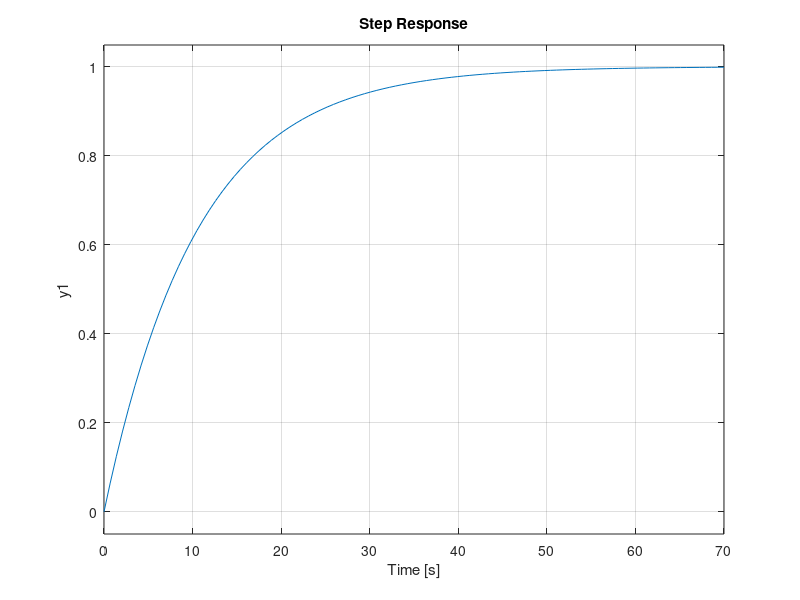

Write the MATLAB code that produced this figure. (Note: this script raises an error after producing the figure.)
T = 1
s = tf('s')
z = tf('z',T)

Gs = 1/(10.5*s+1)
Gz = c2d(Gs,T,'zoh')
Tz = z^(-3)

Dz = Tz/(Gz*(1-Tz))
Dz = minreal(Dz)

step(Gs)
hold on
dstep(Gz,T)
